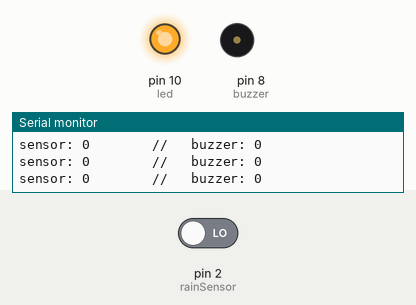
Recording of a sketch running on a simulated Arduino Uno, built with avr-gcc and run on an emulated ATmega328P. On the bench: output pins drawn as LEDs (lit = HIGH), buzzer (waves = sounding, pin HIGH), the last lines printed to the serial monitor. Dashed ring = blinking. The test bench sets the inputs (shaded band); at power-on: pin 2 (rainSensor) LOW.

Above: at 2.2 s.
2.3 s: pin 2 (rainSensor) driven HIGH
At 3.1 s:
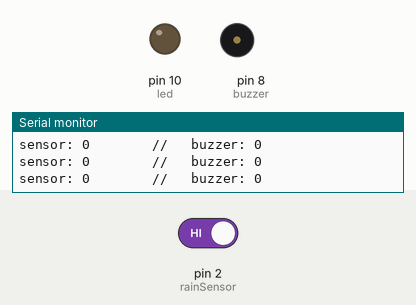
At 3.9 s:
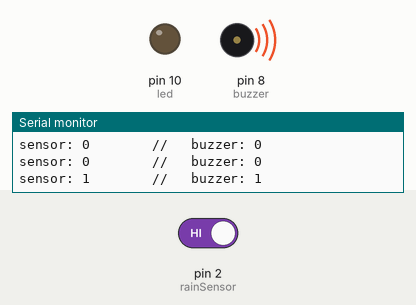
5.7 s: pin 2 (rainSensor) driven LOW
At 6.5 s:
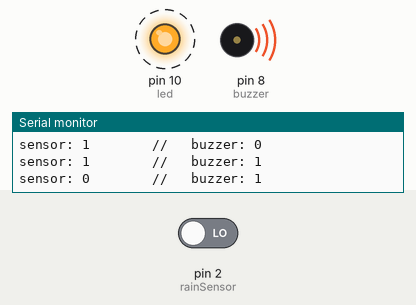
Timing chart, 0 to 15.1 s (numbered marks = the images above; inputs shaded):
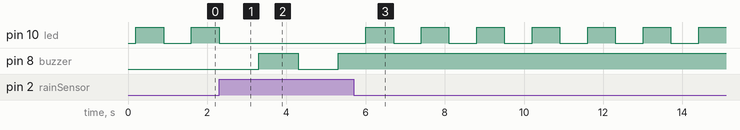

The sketch:

sketch_aug04a.ino
```cpp
const byte buzzer = 8;
const byte led = 10;
const byte rainSensor = 2;

volatile bool toggle1 = false; // for buzzer
volatile bool toggle2 = false;      // for light

void setup()
{
  pinMode(buzzer, OUTPUT);
  pinMode(led, OUTPUT);
  pinMode(rainSensor, INPUT);
  Serial.begin(9600); // Starts the serial communication
}
void loop()
{
  check();
}

void check()
{
  int sensorValue = digitalRead(rainSensor);


  // toggle buzzer if rain detected
  if(sensorValue == HIGH)
  {
    delay(500);
    toggle1= !toggle1;
    digitalWrite(buzzer, toggle1);
  }
  else if(sensorValue == LOW)
  {
    delay(200);
    toggle2= !toggle2;
    digitalWrite(led, toggle2);
  }
  Serial.print((String)"sensor: " + sensorValue);
  Serial.println((String)"        //   buzzer: " + digitalRead(buzzer));

  delay(500);
}
```

Measured:
- after the input at 2.3 s, pin 10 (led): goes on until 2.3 s, then stays LOW; pin 8 (buzzer): LOW → HIGH after 1.0 s, → LOW 1.0 s later, → HIGH 1.0 s later
- after the input at 5.7 s, pin 10 (led): alternates HIGH for 0.70 s and LOW for 0.70 s, starting after 0.30 s; pin 8 (buzzer): stops changing and stays HIGH
